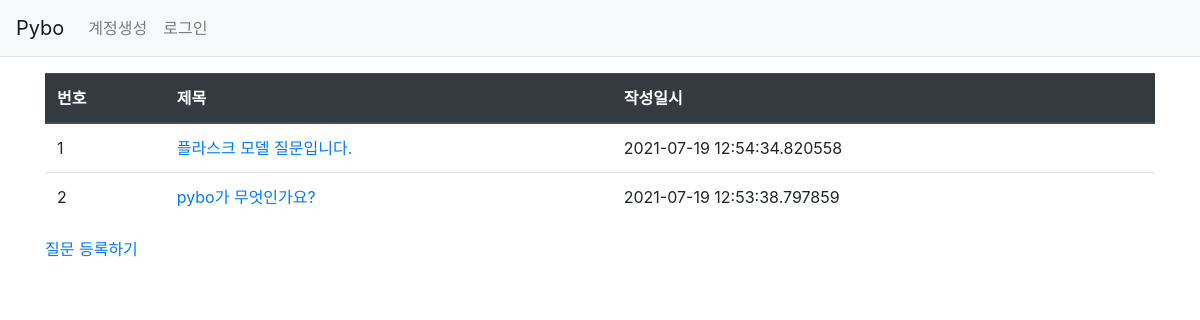
Page /question/list/ on the earlier database version.
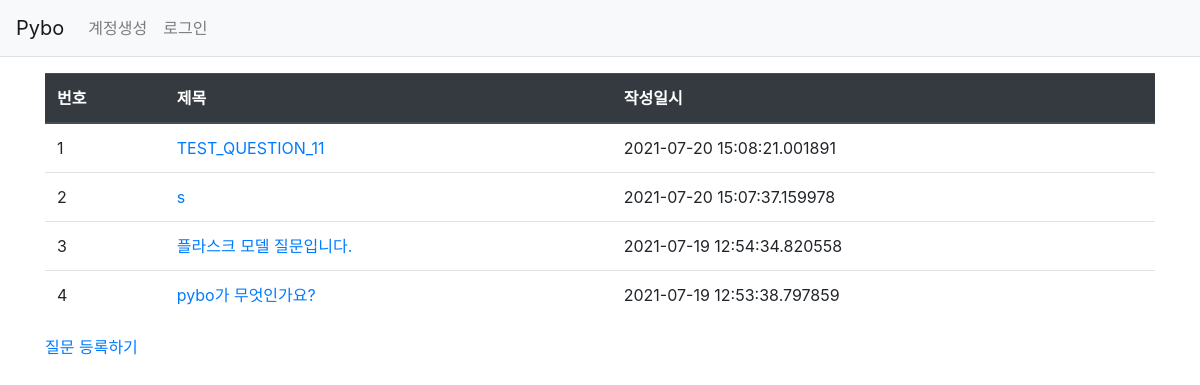
Same page on the later database version.
### pybo/models.py (models this page shows)
class Question(db.Model):
    id = db.Column(db.Integer, primary_key=True)
    subject = db.Column(db.String(200), nullable=False)
    content = db.Column(db.Text(), nullable=False)
    create_date = db.Column(db.DateTime(), nullable=False)

### pybo/views/question_views.py (the view)
@bp.route('/list/')
def _list():
    question_list = Question.query.order_by(Question.create_date.desc())
    return render_template('question/question_list.html', question_list=question_list)

### pybo/templates/question/question_list.html
{% extends 'base.html' %}
{% block content %}
<div class="container my-3">
    <table class="table">
        <thead>
        <tr class="thead-dark">
            <th>번호</th>
            <th>제목</th>
            <th>작성일시</th>
        </tr>
        </thead>
        <tbody>
        {% if question_list %}
        {% for question in question_list %}
        <tr>
            <td>{{ loop.index }}</td>
            <td>
                <a href="{{ url_for('question.detail', question_id=question.id) }}">{{ question.subject }}</a>
            </td>
            <td>{{ question.create_date }}</td>
        </tr>
        {% endfor %}
        {% else %}
        <tr>
            <td colspan="3">질문이 없습니다.</td>
        </tr>
        {% endif %}
        </tbody>
    </table>
    <a href="{{ url_for('question.create')}}" class=""btn btn-primary">질문 등록하기</a>
</div>
{% endblock %}

### pybo/templates/base.html (shortened to what this page needs)
<!doctype html>
<html lang="ko">
<head>
    <link rel="stylesheet" href="{{ url_for('static', filename='bootstrap.min.css') }}">
    <link rel="stylesheet" href="{{ url_for('static', filename='style.css') }}">
</head>
<body>
<nav class="navbar navbar-expand-lg navbar-light bg-light border-bottom">
    <a class="navbar-brand" href="{{ url_for('main.index') }}">Pybo</a>
    <div class="collapse navbar-collapse flex-grow-0" id="navbarNav">
        <ul class="navbar-nav">
            <li class="nav-item ">
                <a class="nav-link" href="#">계정생성</a>
            </li>
            <li class="nav-item ">
                <a class="nav-link" href="#">로그인</a>
            </li>
        </ul>
    </div>
</nav>
{% block content %}
{% endblock %}
</body>
</html>

Differences in the rows shown:
added Question: subject "TEST_QUESTION_11", create_date "2021-07-20 15:08:21.001891"
added Question: subject "s", create_date "2021-07-20 15:07:37.159978"
